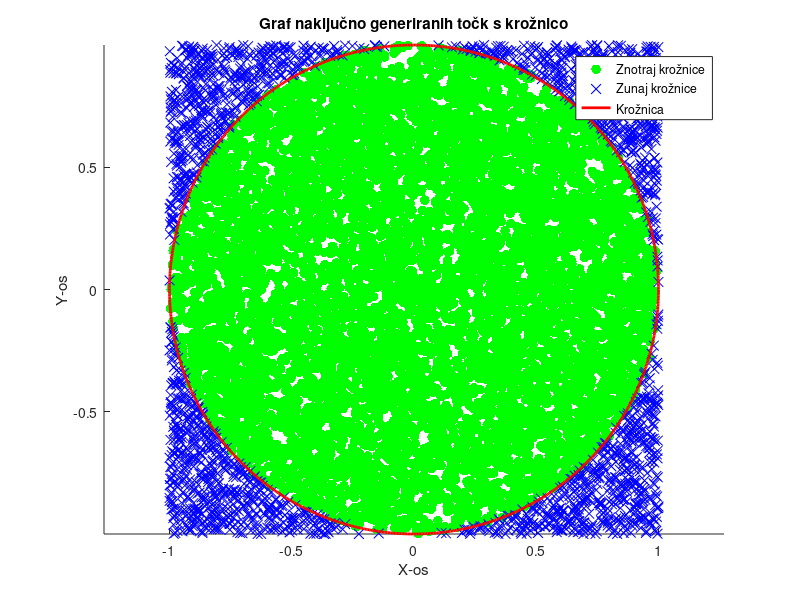

The MATLAB script that drew this image:
% Programska datoteka za izračun števila π
function calc_pi_()
    st_tock = 10000; % Število naključnih točk za izračun
    r = 1; % Radij kroga
    
    [pi_ocena, napaka] = area_pi(st_tock, r); % Zagon funkcije za določitev ocene π in napake od dejanske vrednosti
    disp(['Ocenjeno π: ', num2str(pi_ocena)]);
    disp(['Napaka: ', num2str(napaka)]);
    
    vizualizacija(st_tock, r) % Zagon funkcije za vizualizacijjo problema
end

% Funkcija area_pi za določitev približka π in napake odstopanja od dejanske vrednosti
function [pi_ocena, napaka] = area_pi(st_tock, r)
    znotraj_kroga = 0;
    for i = 1:st_tock
        x = 2 * rand() - 1;
        y = 2 * rand() - 1;
        if x^2 + y^2 <= r^2
            znotraj_kroga = znotraj_kroga + 1;
        end
    
    pi_ocena = 4 * znotraj_kroga / st_tock;
    napaka = abs(pi - pi_ocena);
    fprintf('Število točk: %d, Ocena za π: %.6f, Napaka: %.6f\n', i, pi_ocena, napaka);
    end
 end

% Funkcija za izris naključnih točk te krožnice
function vizualizacija(st_tock, r)
    x = 2 * rand(st_tock, 1) - 1;
    y = 2 * rand(st_tock, 1) - 1;
    razdalja = sqrt(x.^2 + y.^2);
    tockeZnotraj = razdalja <= r;
    tockeZunaj = razdalja > r;
    scatter(x(tockeZnotraj), y(tockeZnotraj), 50, 'g', 'filled');
    hold on;
    scatter(x(tockeZunaj), y(tockeZunaj), 50, 'b', 'x');
    
    izrisi_kroznico();
    
    axis equal;
    title('Graf naključno generiranih točk s krožnico');
    xlabel('X-os');
    ylabel('Y-os');
    legend('Znotraj krožnice', 'Zunaj krožnice', 'Krožnica');
end

% Funkcija za definiranje in izris krožnice z anonimno funkcijo
function izrisi_kroznico()
    r = 1;
    
    % Anonimna funkcija za definiranje krožnice
    kroznica = @(theta) [r * cos(theta); r * sin(theta)];
    theta = linspace(0, 2 * pi, 1000);
    tocke_kroznice = kroznica(theta);
    
    %Ukaz za izris krožnice
    plot(tocke_kroznice(1,:), tocke_kroznice(2,:), 'r', 'LineWidth', 2);
end
